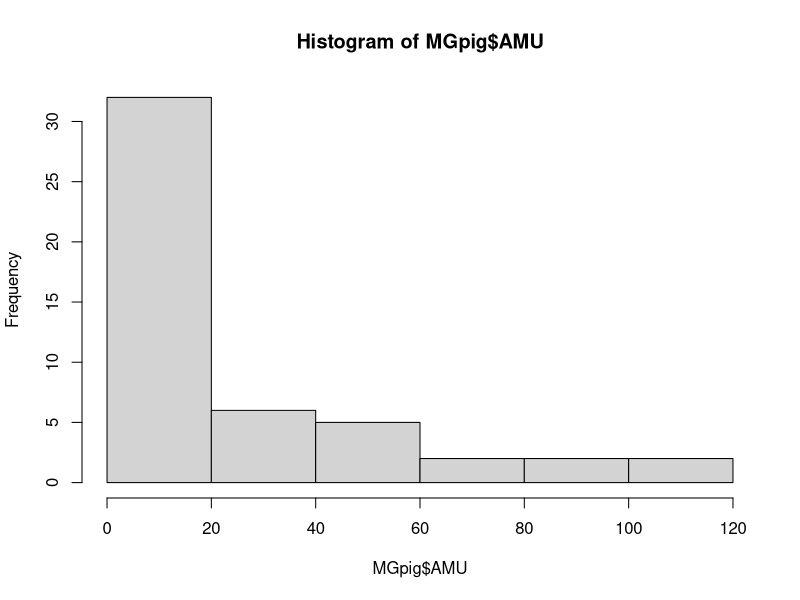
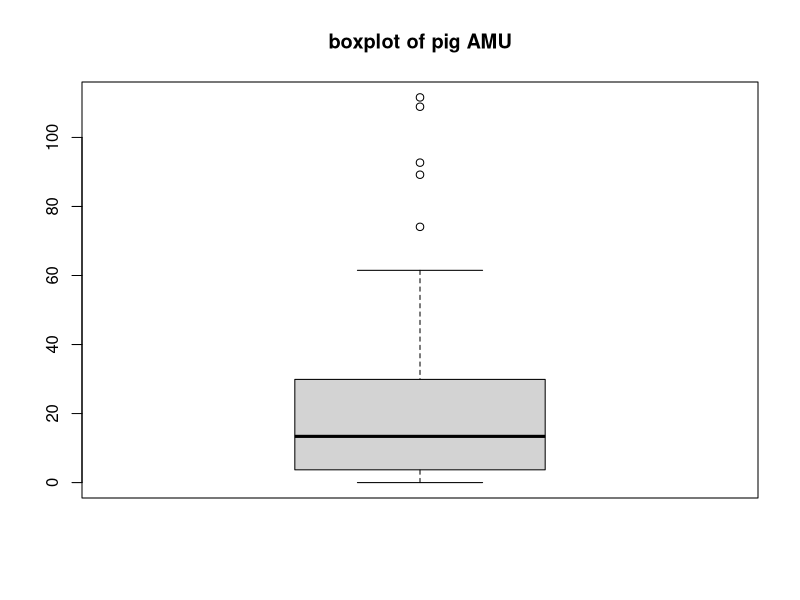
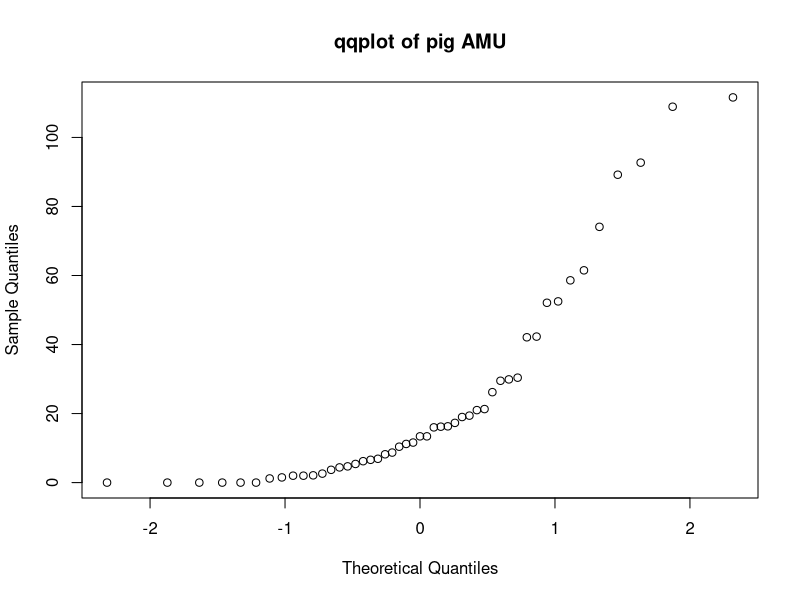
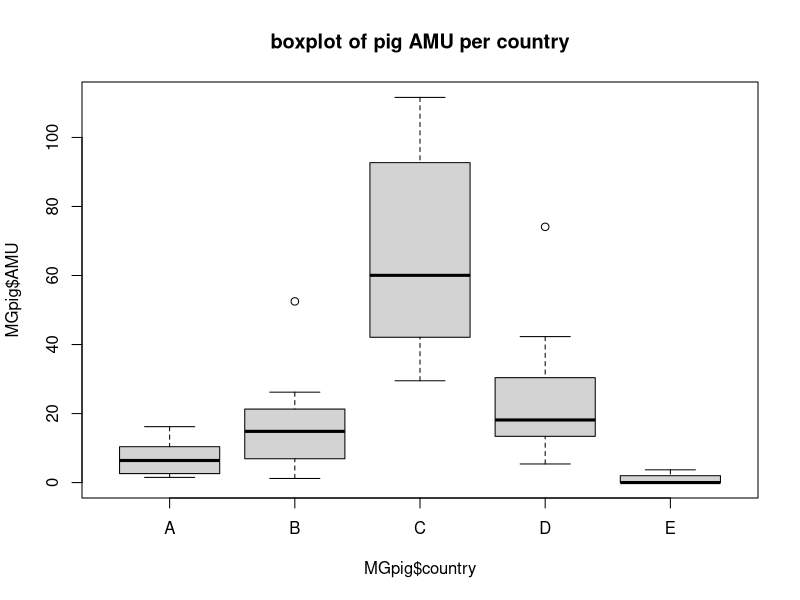
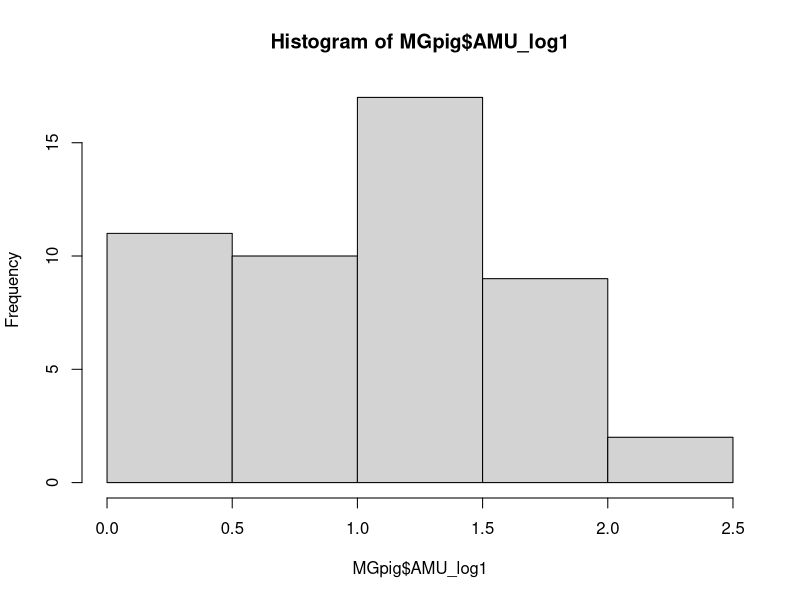
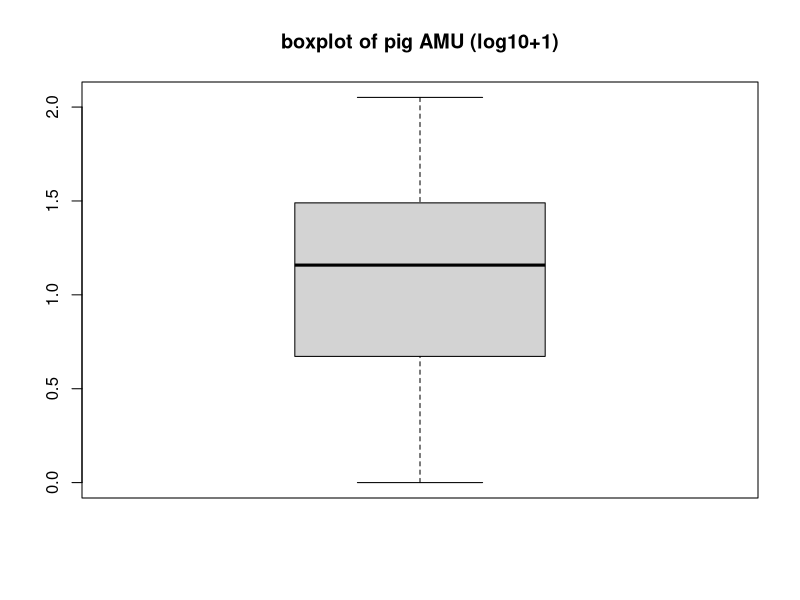
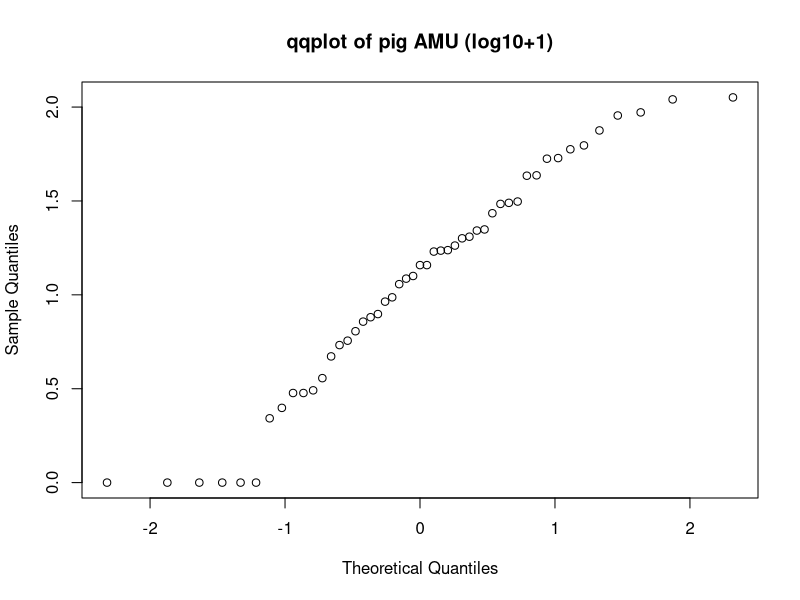
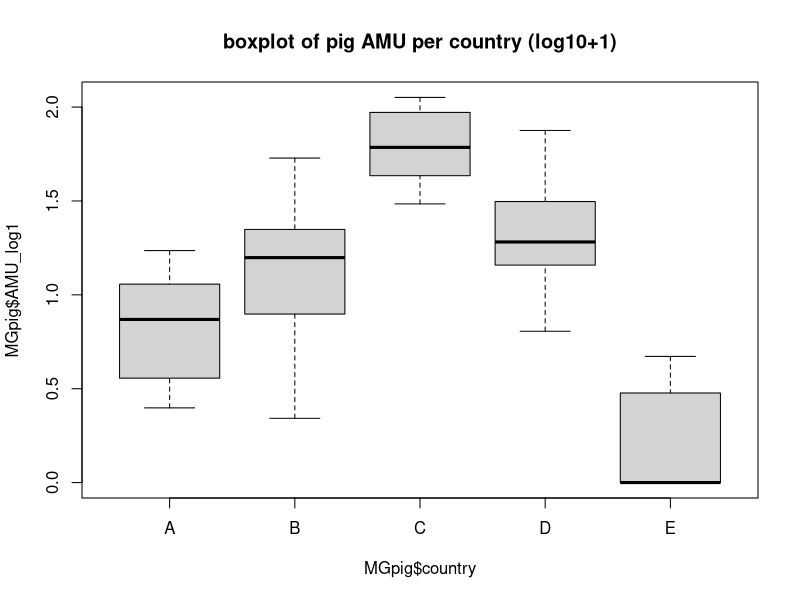

Source code (R) for these figures, in order: (Note: this script raises an error after producing the figures.)
## ---- chunk 1
###### required libraries [which are already installed in the virtual machine]

library(dplyr)
library(broom)
library(metafor)

## ---- chunk 2

###### SET WORKING DIRECTORY
setwd("/home/user/AVboxshare")


###### IMPORT DATA 
data_workshop <- read.table("EFFORT_MG_sampledata_final.txt",sep = '\t', header = TRUE, dec = ',')
data_workshop$AMU = as.numeric(data_workshop$AMU)


###### Create separate datasets for pig and poultry
MGpig <- data_workshop[data_workshop$type=="PigFeces",]
MGpoultry <- data_workshop[data_workshop$type=="PoultryFeces",]

## ---- chunk 3

#############################
## Exploration of pig data ##
#############################

# Antimicrobial use (AMU)#
##########################

# non-transformed data
summary(MGpig$AMU) # some summary statistics
hist(MGpig$AMU) # histogram
boxplot(MGpig$AMU, main="boxplot of pig AMU") # boxplot
qqnorm(MGpig$AMU, main="qqplot of pig AMU") # qqplot
boxplot(MGpig$AMU~MGpig$country, main="boxplot of pig AMU per country") # boxplots per country


# log10 + 1 transformed data
MGpig$AMU_log1 <- log10(MGpig$AMU +1)
summary(MGpig$AMU_log1) # some summary statistics
hist(MGpig$AMU_log1) # histogram
boxplot(MGpig$AMU_log1, main="boxplot of pig AMU (log10+1)") # boxplot
qqnorm(MGpig$AMU_log1, main="qqplot of pig AMU (log10+1)") # qqplot
boxplot(MGpig$AMU_log1~MGpig$country, main="boxplot of pig AMU per country (log10+1)") # boxplots per country
## ---- chunk 4

# Biosecurity #
###############

# Total external biosecurity score
summary(MGpig$Biosecurity_external) # some summary statistics
hist(MGpig$Biosecurity_external) # histogram
boxplot(MGpig$Biosecurity_external, main = "Total external biosecurity score pigs") # boxplot
qqnorm(MGpig$Biosecurity_external,  main = "Total external biosecurity score pigs") # qqplot
boxplot(MGpig$Biosecurity_external~MGpig$country,  main = "Total external biosecurity score pigs")  # boxplots per country

# Total internal biosecurity score
summary(MGpig$Biosecurity_internal) # some summary statistics
hist(MGpig$Biosecurity_internal) # histogram
boxplot(MGpig$Biosecurity_internal, main = "Total internal biosecurity score pigs") # boxplot
qqnorm(MGpig$Biosecurity_internal, main = "Total internal biosecurity score pigs") # qqplot
boxplot(MGpig$Biosecurity_internal~MGpig$country, main = "Total internal biosecurity score pigs") # boxplots per country

# Relation external and internal biosecurity at country level
ext.int.pig <- MGpig[,c("country", "farmid", "Biosecurity_external", "Biosecurity_internal")]
biosec.pig.long <- reshape(data=ext.int.pig, direction="long", idvar=c("country", "farmid"), 
                           varying=list(names(ext.int.pig)[3:4]), v.names="Score", timevar="Category",
                           times=c("Ext", "Int"))
boxplot(Score~Category*country, data=biosec.pig.long, ylab="Score (%)", ylim=c(0,100),
        col=(c("gold", "red")), main="External versus internal biosecurity within countries")
rm(ext.int.pig, biosec.pig.long)
## ---- chunk 5

###### LINEAR MODELING with the sum of the abundance of all resistance genes (total resistance) as outcome and total use of antimicrobials (AMU) as explanatory variable


########################################### TOTAL RESISTANCE VS AMU

### linear regression per country for given variables
fitted_models =  MGpig %>% group_by(country) %>% do(model = lm(log10(total_resistance+1) ~ log10(AMU+1), data = .))

### rearrange the output of the models
output_fitted_models = fitted_models %>% tidy(model)

### only select the necessary rows from the output of the models  
data = subset(output_fitted_models, term == 'log10(AMU + 1)') 


### name the necessary variables according to the naming schema of metafor package for meta-analysis
labs = data$country
yi   = data$estimate
sei  = data$std.error

###### META-ANALYSIS  

### do the meta-analysis and see the output in a summary  
res  <- rma(yi=yi, sei=sei,  method="DL", slab = paste(labs, sep = "       -       ")) 
summary(res)
weigh <- weights(res, type="diagonal")

##### FOREST PLOT

###
png(filename="TOTAL_RESISTANCE_VS_AMU_PIG.png", res=300, width=6*300, height=5*300, type="cairo", pointsize = 9)

forest(res, transf=, refline=0, xlab="Estimate", mlab="Summary Estimate", annotate=TRUE, at=c(-1, 0, 1),
       showweights = TRUE, digits = 2)

mtext("TOTAL RESISTANCE VS AMU PIG" ,side=3, line=2, col = "blue", cex = 1) 
mtext(paste("Association p-value=",formatC(summary(res)$pval, format = "f", digits = 4)),side=3, line=0) 
mtext(paste("Heterogeneity p-value=",formatC(summary(res)$QEp, format = "f", digits = 4)),side=3, line=-1.25)
mtext("Weight     Estimate (95% CI)",side=3, line=-3, adj = 1)
mtext("Country ",side=3, line=-3, adj = 0) 

dev.off()
## ---- chunk 6

###### LINEAR MODELING with the sum of the abundance of all resistance genes (total resistance) as outcome and external farm biosecurity as explanatory variable

############################# TOTAL RESISTANCE VS EXTERNAL BIOSECURITY

### linear regression per country for given variables
fitted_models =  MGpig %>% group_by(country) %>% do(model = lm(log10(total_resistance+1) ~ Biosecurity_external, data = .))

### rearrange the output of the models
output_fitted_models = fitted_models %>% tidy(model)

### only select the necessary rows from the output of the models  
data = subset(output_fitted_models, term == 'Biosecurity_external') 

### name the necessary variables according to the naming schema of metafor package for meta-analysis
labs = data$country
yi   = data$estimate
sei  = data$std.error

###### META-ANALYSIS  

### do the meta-analysis and see the output in a summary  
res  <- rma(yi=yi, sei=sei,  method="DL", slab = paste(labs, sep = "       -       ")) 
summary(res)
weigh <- weights(res, type="diagonal")

##### FOREST PLOT

###
png(filename="TOTAL_RESISTANCE_VS_EXTERNAL_BIOSECURITY_PIG.png", res=300, width=6*300, height=5*300, type="cairo", pointsize = 9)

forest(res, transf=, refline=0, xlab="Estimate", mlab="Summary Estimate", annotate=TRUE, at=c(-0.1, 0, 0.1),
       showweights = TRUE, digits = 2)

mtext("TOTAL RESISTANCE VS EXTERNAL BIOSECURITY PIG" ,side=3, line=2, col = "blue", cex = 1) 
mtext(paste("Association p-value=",formatC(summary(res)$pval, format = "f", digits = 4)),side=3, line=0) 
mtext(paste("Heterogeneity p-value=",formatC(summary(res)$QEp, format = "f", digits = 4)),side=3, line=-1.25)
mtext("Weight     Estimate (95% CI)",side=3, line=-3, adj = 1) 
mtext("Country ",side=3, line=-3, adj = 0) 

dev.off()
## ---- chunk 7
#################################
## Exploration of poultry data ##
#################################


# AMU #
#######

# Non-transformed data
summary(MGpoultry$AMU) # some summary statistics
hist(MGpoultry$AMU) # histogram
boxplot(MGpoultry$AMU, main="poultry AMU") # boxplot
qqnorm(MGpoultry$AMU, main="poultry AMU") # qqplot
boxplot(MGpoultry$AMU~MGpoultry$country, main="poultry AMU") # boxplots per country

# log10 +1 transformed data
MGpoultry$AMU_log1 <- log10(MGpoultry$AMU +1)
summary(MGpoultry$AMU_log1) # some summary statistics
hist(MGpoultry$AMU_log1) # histogram
boxplot(MGpoultry$AMU_log1, main="poultry AMU (log10+1)") # boxplot
qqnorm(MGpoultry$AMU_log1, main="poultry AMU (log10+1)") # qqplot
boxplot(MGpoultry$AMU_log1~MGpoultry$country, main="poultry AMU (log10+1)") # boxplots per country

## ---- chunk 8

# Biosecurity #
###############

# Total external biosecurity score
summary(MGpoultry$Biosecurity_external) # some summary statistics
hist(MGpoultry$Biosecurity_external) # histogram
boxplot(MGpoultry$Biosecurity_external, main="Total external biosecurity poultry") # boxplot
qqnorm(MGpoultry$Biosecurity_external, main="Total external biosecurity poultry") # qqplot
boxplot(MGpoultry$Biosecurity_external~MGpoultry$country, 
        main="Total external biosecurity poultry") # boxplots per country

# Total internal biosecurity score
summary(MGpoultry$Biosecurity_internal) # some summary statistics
hist(MGpoultry$Biosecurity_internal) # histogram
boxplot(MGpoultry$Biosecurity_internal, main="Total internal biosecurity poultry") # boxplot
qqnorm(MGpoultry$Biosecurity_internal, main="Total internal biosecurity poultry") # qqplot
boxplot(MGpoultry$Biosecurity_internal~MGpoultry$country, 
        main="Total internal biosecurity poultry") # boxplots per country

# Relation external and internal biosecurity at country level
ext.int.poultry <- MGpoultry[,c("country", "farmid", "Biosecurity_external", "Biosecurity_internal")]
biosec.poultry.long <- reshape(data=ext.int.poultry, direction="long", idvar=c("country", "farmid"), 
                               varying=list(names(ext.int.poultry)[3:4]), v.names="Score", timevar="Category",
                               times=c("Ext", "Int"))
boxplot(Score~Category*country, data=biosec.poultry.long, ylab="Score (%)", ylim=c(0,100),
        col=(c("gold", "red")), main="External versus internal biosecurity within countries")
rm(ext.int.poultry, biosec.poultry.long)

## ---- chunk 9

###### LINEAR MODELING with the sum of the abundance of all resistance genes (total resistance) as outcome and total use of antimicrobials (AMU) as explanatory variable




########################################### TOTAL RESISTANCE VS AMU

### linear regression per country for given variables
fitted_models =  MGpoultry %>% group_by(country) %>% do(model = lm(log10(total_resistance+1) ~ log10(AMU+1), data = .))

### rearrange the output of the models
output_fitted_models = fitted_models %>% tidy(model)

### only select the necessary rows from the output of the models  
data = subset(output_fitted_models, term == 'log10(AMU + 1)') 

### name the necessary variables according to the naming schema of metafor package for meta-analysis
labs = data$country
yi   = data$estimate
sei  = data$std.error

###### META-ANALYSIS  

### do the meta-analysis and see the output in a summary  
res  <- rma(yi=yi, sei=sei,  method="DL", slab = paste(labs, sep = "       -       ")) 
summary(res)
weigh <- weights(res, type="diagonal")

##### FOREST PLOT

###
png(filename="TOTAL_RESISTANCE_VS_AMU_POULTRY.png", res=300, width=6*300, height=5*300, type="cairo", pointsize = 9)

forest(res, transf=, refline=0, xlab="Estimate", mlab="Summary Estimate", annotate=TRUE, at=c(-1, 0, 1),
       showweights = TRUE, digits = 2)

mtext("TOTAL RESISTANCE VS AMU POULTRY" ,side=3, line=2, col = "blue", cex = 1) 
mtext(paste("Association p-value=",formatC(summary(res)$pval, format = "f", digits = 4)),side=3, line=0) 
mtext(paste("Heterogeneity p-value=",formatC(summary(res)$QEp, format = "f", digits = 4)),side=3, line=-1.25)
mtext("Weight     Estimate (95% CI)",side=3, line=-3, adj = 1)
mtext("Country ",side=3, line=-3, adj = 0) 

dev.off()


## ---- chunk 10

###### LINEAR MODELING with the sum of the abundance of all resistance genes (total resistance) as outcome and external farm biosecurity as explanatory variable


############################# TOTAL RESISTANCE VS EXTERNAL BIOSECURITY

### linear regression per country for given variables
fitted_models =  MGpoultry %>% group_by(country) %>% do(model = lm(log10(total_resistance+1) ~ Biosecurity_external, data = .))

### rearrange the output of the models
output_fitted_models = fitted_models %>% tidy(model)

### only select the necessary rows from the output of the models  
data = subset(output_fitted_models, term == 'Biosecurity_external') 

### name the necessary variables according to the naming schema of metafor package for meta-analysis
labs = data$country
yi   = data$estimate
sei  = data$std.error

###### META-ANALYSIS  

### do the meta-analysis and see the output in a summary  
res  <- rma(yi=yi, sei=sei,  method="DL", slab = paste(labs, sep = "       -       ")) 
summary(res)
weigh <- weights(res, type="diagonal")

##### FOREST PLOT

###
png(filename="TOTAL_RESISTANCE_VS_EXTERNAL_BIOSECURITY_POULTRY.png", res=300, width=6*300, height=5*300, type="cairo", pointsize = 9)

forest(res, transf=, refline=0, xlab="Estimate", mlab="Summary Estimate", annotate=TRUE, at=c(-0.1, 0, 0.1),
       showweights = TRUE, digits = 2)

mtext("TOTAL RESISTANCE VS EXTERNAL BIOSECURITY POULTRY" ,side=3, line=2, col = "blue", cex = 1) 
mtext(paste("Association p-value=",formatC(summary(res)$pval, format = "f", digits = 4)),side=3, line=0) 
mtext(paste("Heterogeneity p-value=",formatC(summary(res)$QEp, format = "f", digits = 4)),side=3, line=-1.25)
mtext("Weight     Estimate (95% CI)",side=3, line=-3, adj = 1)
mtext("Country ",side=3, line=-3, adj = 0) 

dev.off()
